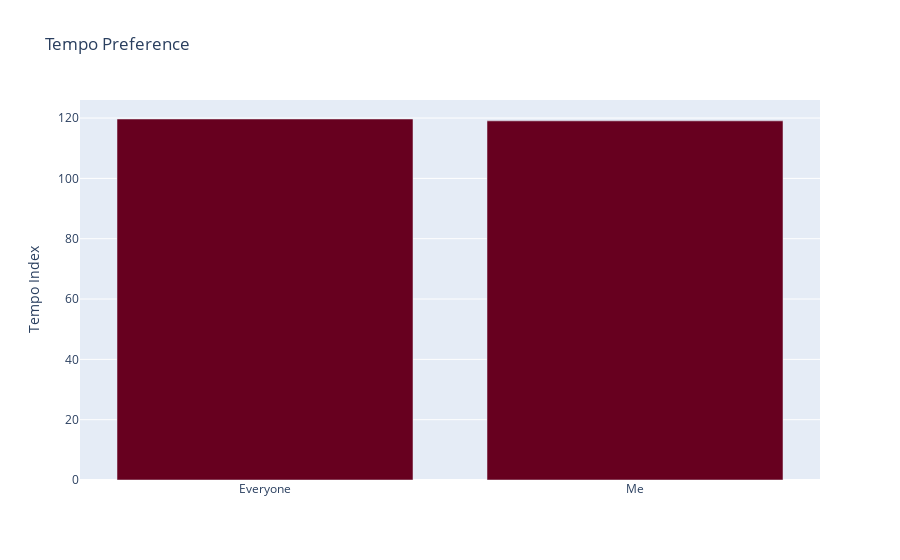

This figure's notebook cell:
### Code cell
fig = px.bar(x=loudness['Who'], y=tempo['Tempo'],
              labels={"y": "Tempo Index",
                     "x": " "},
              color_discrete_sequence=px.colors.sequential.RdBu, title="Tempo Preference")

fig.show()

### Figure 1 — Plotly figure (JSON) as saved in the notebook; plotly's stock layout.template omitted (floating-point values rounded to 4 significant figures)
{"data": [{"alignmentgroup": "True", "hovertemplate": " =%{x}<br>Tempo Index=%{y}<extra></extra>", "legendgroup": "", "marker": {"color": "rgb(103,0,31)", "pattern": {"shape": ""}}, "name": "", "offsetgroup": "", "orientation": "v", "showlegend": false, "textposition": "auto", "type": "bar", "x": ["Everyone", "Me"], "xaxis": "x", "y": [119.7, 119.1], "yaxis": "y"}], "layout": {"barmode": "relative", "legend": {"tracegroupgap": 0}, "title": {"text": "Tempo Preference"}, "xaxis": {"anchor": "y", "domain": [0, 1], "title": {"text": " "}}, "yaxis": {"anchor": "x", "domain": [0, 1], "title": {"text": "Tempo Index"}}}}
